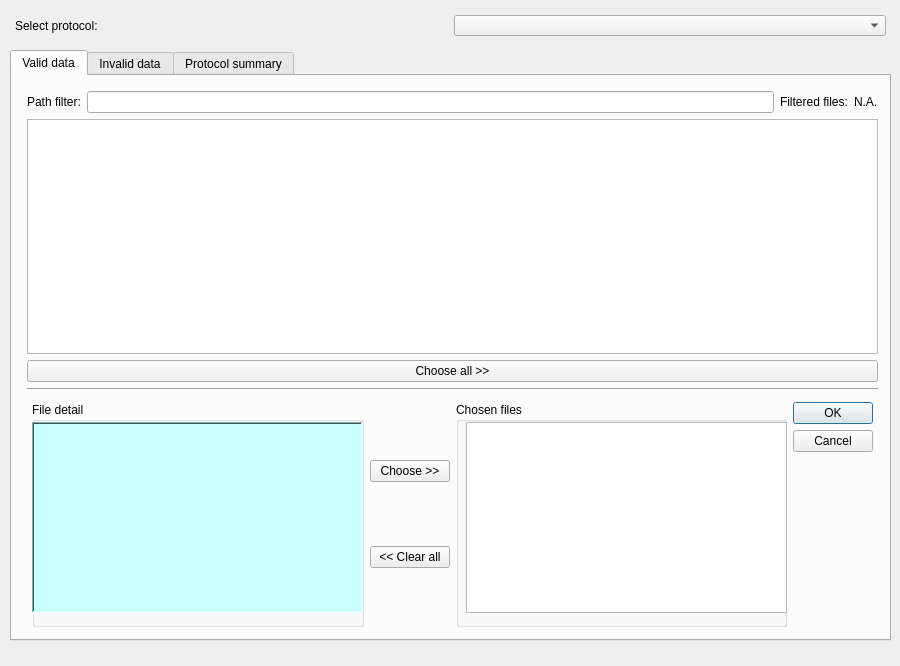
<?xml version="1.0" encoding="UTF-8"?>
<ui version="4.0">
 <class>Dialog</class>
 <widget class="QDialog" name="Dialog">
  <property name="geometry">
   <rect>
    <x>0</x>
    <y>0</y>
    <width>900</width>
    <height>666</height>
   </rect>
  </property>
  <property name="windowTitle">
   <string>Dialog</string>
  </property>
  <property name="sizeGripEnabled">
   <bool>false</bool>
  </property>
  <property name="modal">
   <bool>false</bool>
  </property>
  <widget class="QTabWidget" name="tabWidget">
   <property name="geometry">
    <rect>
     <x>10</x>
     <y>50</y>
     <width>881</width>
     <height>591</height>
    </rect>
   </property>
   <property name="currentIndex">
    <number>0</number>
   </property>
   <property name="tabBarAutoHide">
    <bool>false</bool>
   </property>
   <widget class="QWidget" name="tab">
    <attribute name="title">
     <string>Valid data</string>
    </attribute>
    <widget class="QWidget" name="verticalLayoutWidget_5">
     <property name="geometry">
      <rect>
       <x>10</x>
       <y>10</y>
       <width>861</width>
       <height>551</height>
      </rect>
     </property>
     <layout class="QVBoxLayout" name="verticalLayout_5">
      <item>
       <layout class="QVBoxLayout" name="verticalLayout">
        <property name="leftMargin">
         <number>5</number>
        </property>
        <property name="topMargin">
         <number>5</number>
        </property>
        <property name="rightMargin">
         <number>5</number>
        </property>
        <property name="bottomMargin">
         <number>5</number>
        </property>
        <item>
         <layout class="QHBoxLayout" name="horizontalLayout">
          <item>
           <widget class="QLabel" name="label">
            <property name="text">
             <string>Path filter:</string>
            </property>
           </widget>
          </item>
          <item>
           <widget class="QLineEdit" name="zcc_lineEdit_pathFilter"/>
          </item>
          <item>
           <widget class="QLabel" name="label_3">
            <property name="text">
             <string>Filtered files:</string>
            </property>
           </widget>
          </item>
          <item>
           <widget class="QLabel" name="zcc_label_filteredFiles">
            <property name="text">
             <string>N.A.</string>
            </property>
           </widget>
          </item>
         </layout>
        </item>
        <item>
         <widget class="QTableView" name="zcc_tableView_validDataSelection">
          <property name="cursor" stdset="0">
           <cursorShape>PointingHandCursor</cursorShape>
          </property>
          <property name="styleSheet">
           <string notr="true"/>
          </property>
         </widget>
        </item>
        <item>
         <widget class="QPushButton" name="zcc_pushButton_chooseAllFiles">
          <property name="text">
           <string>Choose all &gt;&gt;</string>
          </property>
         </widget>
        </item>
        <item>
         <widget class="Line" name="line">
          <property name="orientation">
           <enum>Qt::Orientation::Horizontal</enum>
          </property>
         </widget>
        </item>
        <item>
         <layout class="QHBoxLayout" name="horizontalLayout_3">
          <property name="leftMargin">
           <number>5</number>
          </property>
          <property name="topMargin">
           <number>5</number>
          </property>
          <property name="rightMargin">
           <number>5</number>
          </property>
          <property name="bottomMargin">
           <number>5</number>
          </property>
          <item>
           <layout class="QVBoxLayout" name="verticalLayout_3">
            <item>
             <widget class="QGroupBox" name="groupBox">
              <property name="sizePolicy">
               <sizepolicy hsizetype="Expanding" vsizetype="Expanding">
                <horstretch>0</horstretch>
                <verstretch>0</verstretch>
               </sizepolicy>
              </property>
              <property name="cursor">
               <cursorShape>ArrowCursor</cursorShape>
              </property>
              <property name="title">
               <string>File detail</string>
              </property>
              <property name="flat">
               <bool>true</bool>
              </property>
              <widget class="QTextBrowser" name="zcc_textBrowser_candidateFileDetail">
               <property name="geometry">
                <rect>
                 <x>0</x>
                 <y>20</y>
                 <width>331</width>
                 <height>191</height>
                </rect>
               </property>
               <property name="cursor" stdset="0">
                <cursorShape>IBeamCursor</cursorShape>
               </property>
               <property name="styleSheet">
                <string notr="true">background-color: #c7ffff</string>
               </property>
               <property name="frameShape">
                <enum>QFrame::Shape::WinPanel</enum>
               </property>
               <property name="lineWrapMode">
                <enum>QTextEdit::LineWrapMode::NoWrap</enum>
               </property>
              </widget>
             </widget>
            </item>
           </layout>
          </item>
          <item>
           <layout class="QVBoxLayout" name="verticalLayout_2">
            <item>
             <widget class="QPushButton" name="zcc_pushButton_chooseFile">
              <property name="text">
               <string>Choose &gt;&gt;</string>
              </property>
             </widget>
            </item>
            <item>
             <widget class="QPushButton" name="zcc_pushButton_clearChosenFiles">
              <property name="text">
               <string>&lt;&lt; Clear all</string>
              </property>
             </widget>
            </item>
           </layout>
          </item>
          <item>
           <layout class="QVBoxLayout" name="verticalLayout_4">
            <item>
             <widget class="QGroupBox" name="groupBox_2">
              <property name="sizePolicy">
               <sizepolicy hsizetype="Expanding" vsizetype="Expanding">
                <horstretch>0</horstretch>
                <verstretch>0</verstretch>
               </sizepolicy>
              </property>
              <property name="title">
               <string>Chosen files</string>
              </property>
              <property name="flat">
               <bool>true</bool>
              </property>
              <widget class="QListWidget" name="zcc_listWidget_chosenFiles">
               <property name="geometry">
                <rect>
                 <x>10</x>
                 <y>20</y>
                 <width>321</width>
                 <height>191</height>
                </rect>
               </property>
              </widget>
             </widget>
            </item>
           </layout>
          </item>
          <item>
           <widget class="QDialogButtonBox" name="zcc_buttonBox_goToNext">
            <property name="orientation">
             <enum>Qt::Orientation::Vertical</enum>
            </property>
            <property name="standardButtons">
             <set>QDialogButtonBox::StandardButton::Cancel|QDialogButtonBox::StandardButton::Ok</set>
            </property>
           </widget>
          </item>
         </layout>
        </item>
       </layout>
      </item>
     </layout>
    </widget>
   </widget>
   <widget class="QWidget" name="tab_2">
    <attribute name="title">
     <string>Invalid data</string>
    </attribute>
    <widget class="QWidget" name="horizontalLayoutWidget_4">
     <property name="geometry">
      <rect>
       <x>10</x>
       <y>10</y>
       <width>861</width>
       <height>551</height>
      </rect>
     </property>
     <layout class="QHBoxLayout" name="horizontalLayout_4">
      <property name="leftMargin">
       <number>5</number>
      </property>
      <property name="topMargin">
       <number>5</number>
      </property>
      <property name="rightMargin">
       <number>5</number>
      </property>
      <property name="bottomMargin">
       <number>5</number>
      </property>
      <item>
       <widget class="Line" name="line_2">
        <property name="orientation">
         <enum>Qt::Orientation::Horizontal</enum>
        </property>
       </widget>
      </item>
      <item>
       <layout class="QVBoxLayout" name="verticalLayout_6">
        <item>
         <widget class="QLabel" name="label_6">
          <property name="text">
           <string>Suspect files:</string>
          </property>
         </widget>
        </item>
        <item>
         <widget class="QListWidget" name="zcc_listWidget_failedFiles">
          <property name="cursor" stdset="0">
           <cursorShape>PointingHandCursor</cursorShape>
          </property>
         </widget>
        </item>
       </layout>
      </item>
      <item>
       <layout class="QVBoxLayout" name="verticalLayout_7">
        <item>
         <widget class="QLabel" name="label_7">
          <property name="text">
           <string>File detail:</string>
          </property>
         </widget>
        </item>
        <item>
         <widget class="QTextBrowser" name="zcc_textBrowser_failedFiles">
          <property name="cursor" stdset="0">
           <cursorShape>ForbiddenCursor</cursorShape>
          </property>
          <property name="styleSheet">
           <string notr="true">background-color: #FEDFE1</string>
          </property>
          <property name="frameShape">
           <enum>QFrame::Shape::WinPanel</enum>
          </property>
          <property name="lineWrapMode">
           <enum>QTextEdit::LineWrapMode::NoWrap</enum>
          </property>
         </widget>
        </item>
       </layout>
      </item>
     </layout>
    </widget>
   </widget>
   <widget class="QWidget" name="tab_3">
    <attribute name="title">
     <string>Protocol summary</string>
    </attribute>
    <widget class="QWidget" name="horizontalLayoutWidget_5">
     <property name="geometry">
      <rect>
       <x>10</x>
       <y>10</y>
       <width>861</width>
       <height>551</height>
      </rect>
     </property>
     <layout class="QHBoxLayout" name="horizontalLayout_5">
      <property name="leftMargin">
       <number>5</number>
      </property>
      <property name="topMargin">
       <number>5</number>
      </property>
      <property name="rightMargin">
       <number>5</number>
      </property>
      <property name="bottomMargin">
       <number>5</number>
      </property>
      <item>
       <widget class="QTableView" name="zcc_tableView_protocolSummary">
        <property name="styleSheet">
         <string notr="true">background-color: #c7ffff</string>
        </property>
        <property name="frameShape">
         <enum>QFrame::Shape::WinPanel</enum>
        </property>
       </widget>
      </item>
     </layout>
    </widget>
   </widget>
  </widget>
  <widget class="QWidget" name="horizontalLayoutWidget_2">
   <property name="geometry">
    <rect>
     <x>10</x>
     <y>10</y>
     <width>881</width>
     <height>31</height>
    </rect>
   </property>
   <layout class="QHBoxLayout" name="horizontalLayout_2">
    <property name="leftMargin">
     <number>5</number>
    </property>
    <property name="topMargin">
     <number>5</number>
    </property>
    <property name="rightMargin">
     <number>5</number>
    </property>
    <property name="bottomMargin">
     <number>5</number>
    </property>
    <item>
     <widget class="QLabel" name="label_2">
      <property name="text">
       <string>Select protocol:</string>
      </property>
     </widget>
    </item>
    <item>
     <widget class="QComboBox" name="zcc_comboBox_protocolSelection"/>
    </item>
   </layout>
  </widget>
 </widget>
 <resources/>
 <connections>
  <connection>
   <sender>zcc_buttonBox_goToNext</sender>
   <signal>rejected()</signal>
   <receiver>Dialog</receiver>
   <slot>reject()</slot>
   <hints>
    <hint type="sourcelabel">
     <x>316</x>
     <y>260</y>
    </hint>
    <hint type="destinationlabel">
     <x>286</x>
     <y>274</y>
    </hint>
   </hints>
  </connection>
 </connections>
</ui>
